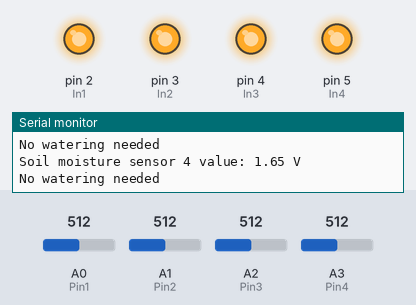
Recording of a program running on a simulated Arduino Nano, built with avr-gcc and run on an emulated ATmega328P. On the bench: output pins drawn as LEDs (lit = HIGH), the last lines printed to the serial monitor. Inputs (shaded band) come from the test bench; at power-on: A0 (Pin1) = 512, A1 (Pin2) = 512, A2 (Pin3) = 512, A3 (Pin4) = 512.

Above: at 1.2 s.
1.3 s: A0 (Pin1) set to 697
6.3 s: A0 (Pin1) set to 722
At 11.4 s:
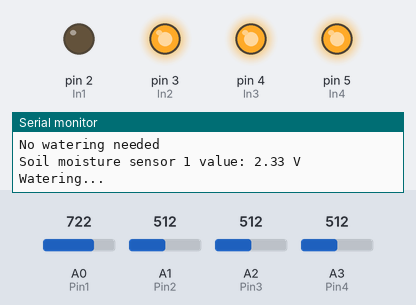
Timing chart, 0 to 41.6 s (numbered marks = the images above; inputs shaded):
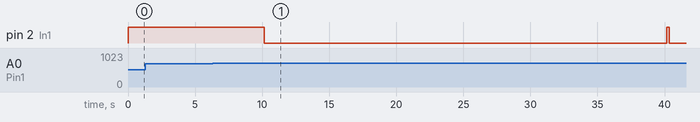

The program:

main.cpp
```cpp
#include <Arduino.h>

// last time the sensors were measured, in milliseconds
unsigned long previousMillis = 0;
// for sensor measuring and possible pump interval
const long measuringInterval = 5000; // 5 seconds

// soil moisture sensors
int Pin1 = A0;
int Pin2 = A1;
int Pin3 = A2;
int Pin4 = A3;

// water pumps to 4 channel relay
int In1 = 2;
int In2 = 3;
int In3 = 4;
int In4 = 5;

// measured values of soil humidity
float soilHumidity1 = 0.0;
float soilHumidity2 = 0.0;
float soilHumidity3 = 0.0;
float soilHumidity4 = 0.0;

void setup() {
  Serial.begin(9600);

  analogReference(EXTERNAL); // set the analog reference to 3.3V

  pinMode(Pin1, INPUT);
  pinMode(Pin2, INPUT);
  pinMode(Pin3, INPUT);
  pinMode(Pin4, INPUT);

  pinMode(In1, OUTPUT);
  pinMode(In2, OUTPUT);
  pinMode(In3, OUTPUT);
  pinMode(In4, OUTPUT);

  digitalWrite(In1, HIGH);
  digitalWrite(In2, HIGH);
  digitalWrite(In3, HIGH);
  digitalWrite(In4, HIGH);
}

bool water(int pumpNumber)
{
  digitalWrite(pumpNumber, LOW); // turn on pump
  delay(30000); // 30 seconds of watering
  digitalWrite(pumpNumber, HIGH); // turn off pump
}

String pumpIfDry(float sensorValue, int sensorNumber, int pumpNumber){
  Serial.print("Soil moisture sensor ");
  Serial.print(sensorNumber);
  Serial.print(" value: ");
  Serial.print(sensorValue);
  Serial.println(" V"); // print voltage

  // 1.3V and lower --> super wet soil --> no watering
  // 2.3V and higher --> super dry soil --> watering
  // 2.75 or higher --> probably sensor is not in soil but in the air, don't water
  if (sensorValue >= 2.3 && sensorValue <= 2.75){
    Serial.println("Watering...");
    water(pumpNumber);
    return "Watering";
  } else {
    Serial.println("No watering needed");
    return "No watering needed";
  }
}

float calcSoilHumid(int sensorPin){
  return (float(analogRead(sensorPin))/1023.0)*3.3;
}

void loop() {
  unsigned long currentMillis = millis();
  if (currentMillis - previousMillis >= measuringInterval
      || previousMillis == 0) { // if it's time to measure or first time of measuring
    previousMillis = currentMillis;

    // read sensor values, print them and water if necessary
    soilHumidity1 = calcSoilHumid(Pin1);
    pumpIfDry(soilHumidity1, 1, In1);

    soilHumidity2 = calcSoilHumid(Pin2);
    pumpIfDry(soilHumidity2, 2, In2);

    soilHumidity3 = calcSoilHumid(Pin3);
    pumpIfDry(soilHumidity3, 3, In3);

    soilHumidity4 = calcSoilHumid(Pin4);
    pumpIfDry(soilHumidity4, 4, In4);
  }
}
```

Measured:
- the behaviour switches between 712 and 713 on A0 (Pin1) (found by bisection; images 0 and 1)
- after the input at 6.3 s, pin 2 (In1): HIGH → LOW after 3.9 s, → HIGH 30.0 s later, → LOW 0.17 s later
